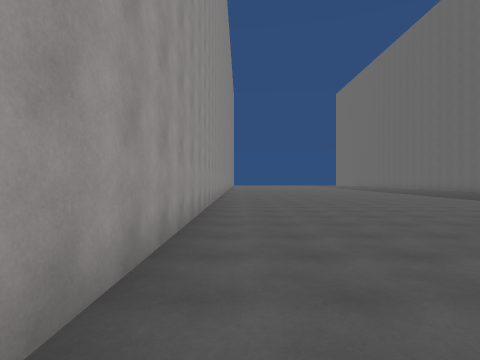
[1] (above)

22 first-person views from a walk through a Unity game level. The camera is 1.5 m above the floor, looks level and sees 80° across. The floor is counted in squares, 2.01 m on a side. Each view is taken from the middle of a square. On the plan, view 1 faces up. The plan holds only what a view shows up to about 10 squares ahead; the rest is blank. The place goes on beyond the plan. The player character is not drawn.

[2]
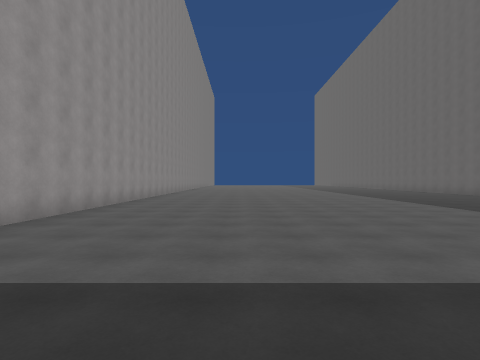

[3]
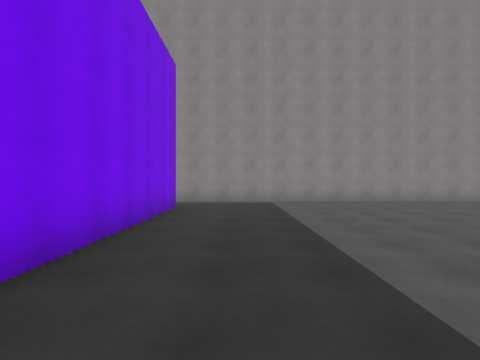

[4]
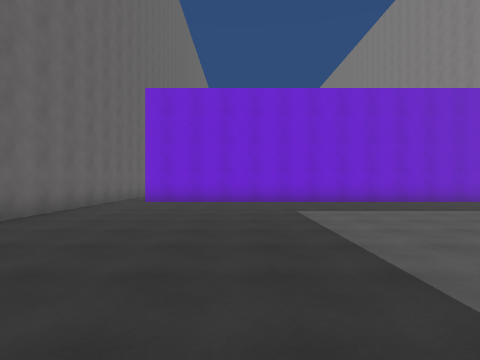

[5]
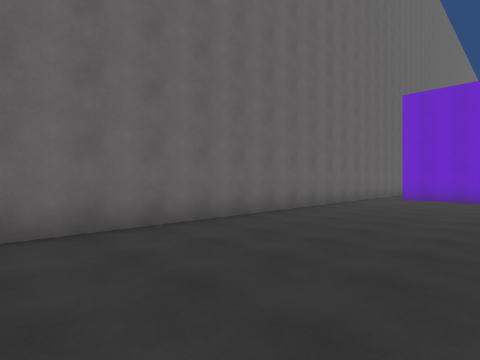

[6]
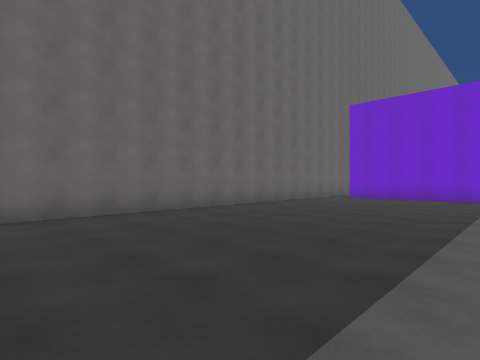

[7]
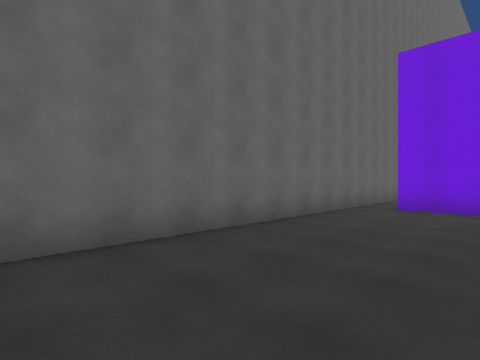

[8]
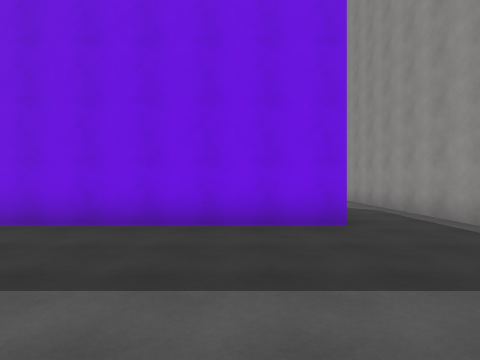

[9]
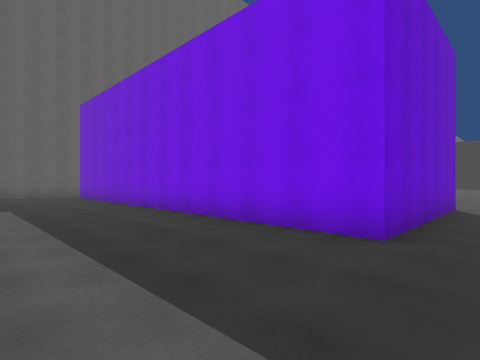

[10]
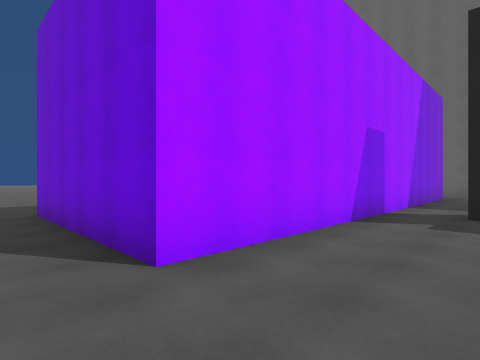

[11]
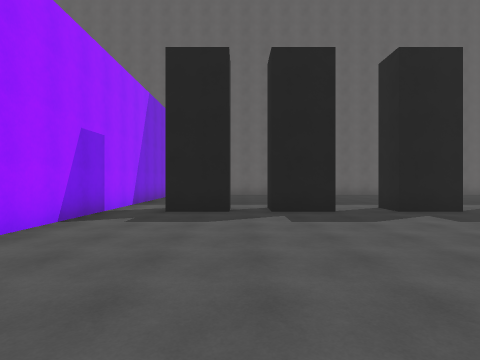

[12]
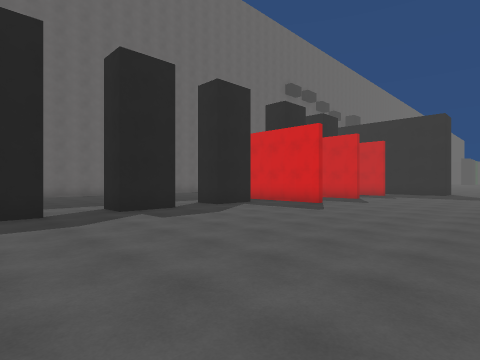

[13]
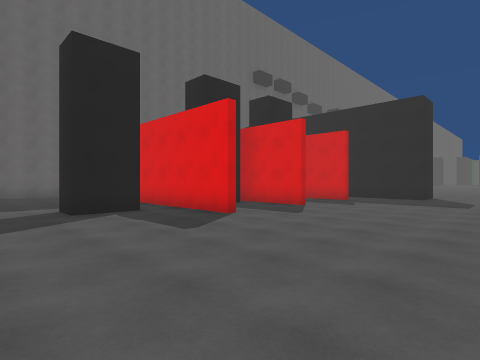

[14]
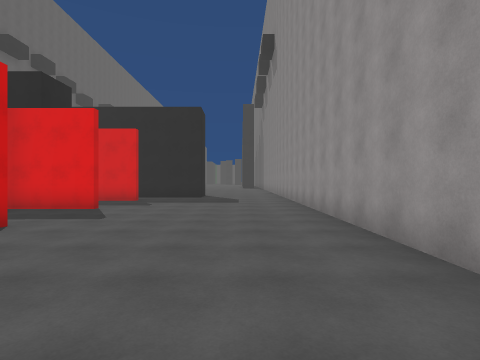

[15]
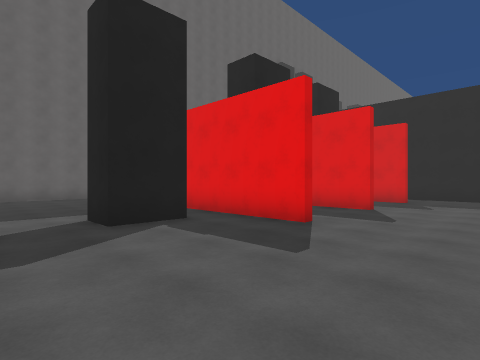

[16]
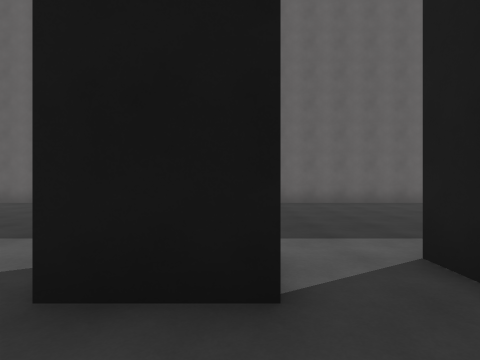

[17]
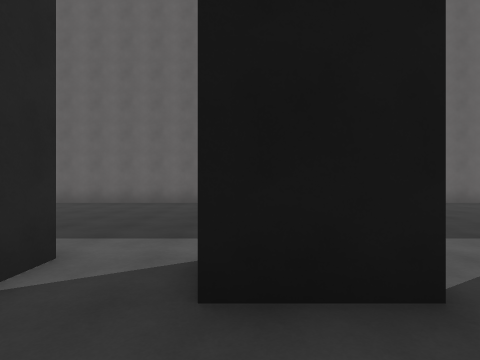

[18]
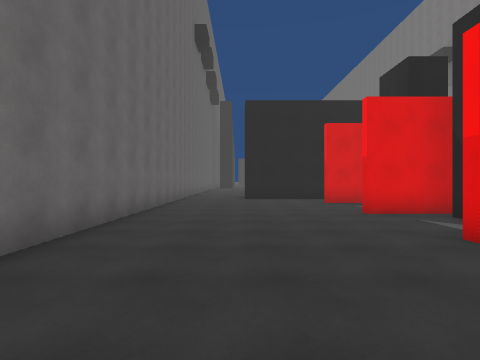

[19]
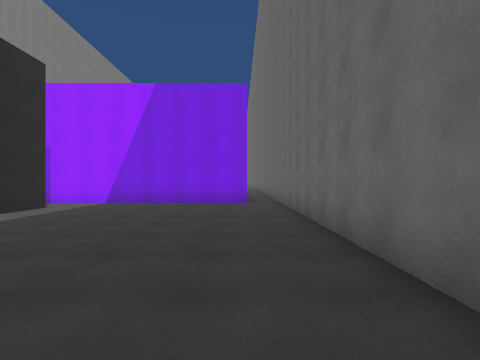

[20]
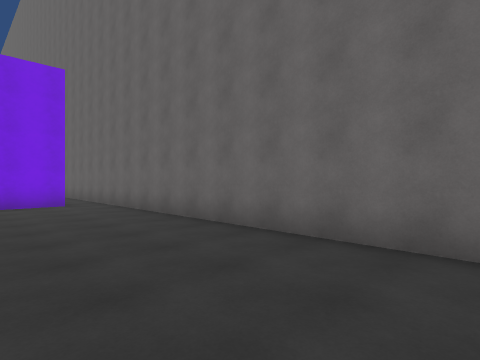

[21]
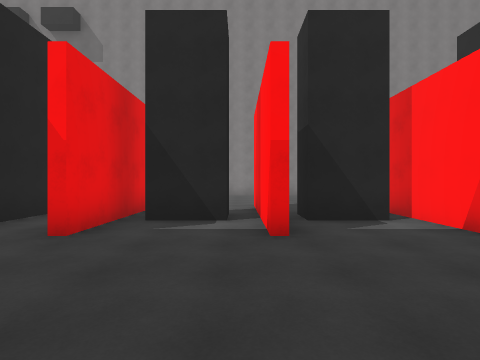

[22]
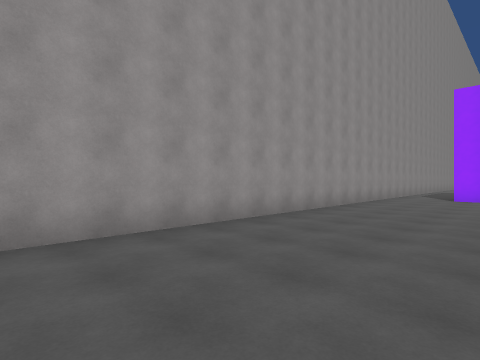

### Floor plan
Points are (right, up) in squares from view 1. A wall is a line through its corners. A room is listed if a view was taken in it or the views show most of it. See-through windows are left out.
Room 1 (views 1, 2, 3, 4, 5, 6, 7, 8, 9)
walls: (-0.9, 10) (-0.9, -7); (1.2, -6.7) (1.2, -1.7) (13.2, -1.7); (14.3, -6.6) (14.3, 9.6)
ways out: opening at (0.5, -6.5) to room 2; opening at (14, -6) to room 2
Room 2 (views 10, 11, 12, 13, 14, 15, 16, 17, 18, 19, 20, 21, 22)
walls: (6.7, -15.2) (6.7, -13.8) (7.8, -13.8); (6.7, -18.2) (6.7, -16.7) (7.8, -16.7); (6.7, -12.2) (6.7, -10.8) (7.6, -10.8); (7.8, -12.2) (7, -12.2); (4.8, -19.4) (9.1, -19.4); (9, -19.6) (6.5, -19.6); (7.7, -20.1) (7.7, -21.7) (6.8, -21.7); (4.6, -22.3) (9.2, -22.3); (9.2, -22.6) (4.8, -22.6); (7, -23.2) (7.7, -23.2) (7.7, -24.8); (7.7, -8.2) (7.7, -9.8) (6.7, -9.8) (6.7, -8.2); (4.8, -25.3) (9.2, -25.3); (-0.9, -8.8) (-0.9, -24.9); (13.2, -6.7) (1.2, -6.7); (14.3, -26) (14.3, -6.6)
ways out: opening at (0.5, -6.5) to room 1; opening at (14, -6) to room 1

Positions as (right, up) in squares from view 1, and headings:
1: (0, 0), facing up
2: (3, -1), facing up
3: (9, 0), facing left
4: (10, 8), facing down
5: (10, 10), facing down-right
6: (8, 10), facing down-right
7: (11, 6), facing down-right
8: (3, 3), facing down
9: (0, 2), facing down-right
10: (0, -9), facing up-right
11: (0, -10), facing right
12: (0, -11), facing down-right
13: (0, -15), facing down-right
14: (1, -15), facing down
15: (2, -15), facing down-right
16: (5, -15), facing right
17: (5, -14), facing right
18: (12, -16), facing down
19: (13, -16), facing up
20: (11, -16), facing up-right
21: (13, -23), facing left
22: (3, -19), facing up-left
